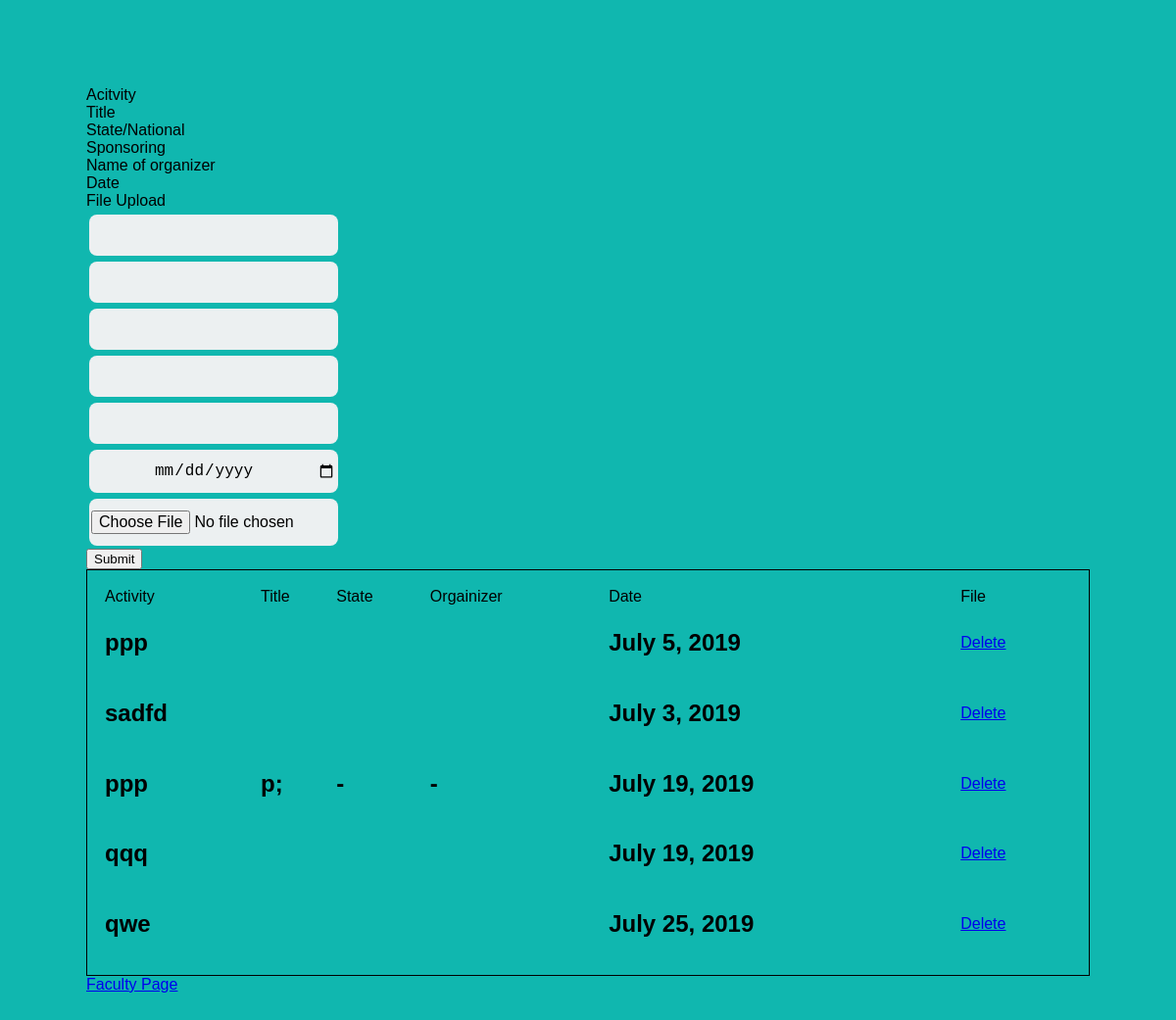
Screenshot of /conf/ (signed in) with the database file from the repository.
### Run/models.py (models this page shows, shortened)
class Conferences(models.Model):
    profile1=models.ForeignKey(Profile,on_delete=models.CASCADE,related_name='pro',null=True)
    activity=models.CharField(max_length=1000)
    title=models.CharField(max_length=1000)
    state=models.CharField(max_length=1000)
    sponsor=models.CharField(max_length=1000)
    organizer=models.CharField(max_length=1000)
    date=models.DateField(null=True)
    file=models.FileField(blank=True,null=True)

### Run/views.py (the view, shortened to what this page needs)
# urls.py: path('conf/',views.Conf.as_view(),name='conf'),
class Conf(View):
    template='Run/conf.html'
    def get(self,request):
        if request.user.is_authenticated:
            profile=Profile.objects.get(user=request.user)
            conference=Conferences.objects.filter(profile1=profile)
            return render(request,self.template,{"confo":conference})
        else:
            return render(request,'Run/postlogin.html',{})

### Run/templates/Run/conf.html (shortened to what this page needs)
<!DOCTYPE html>
<html lang="en">
<head>
    {%load static%}
    <link rel="stylesheet" href="{%static 'Run/style.css'%}">
</head>
<body>
  {%block body%}
<form method="post" action="">
  <table>
<td><input type="text" name="activity"></td>
<br>
<td> <input type="text" name="title"></td>
<br>
<td><input type="text" name="state"></td>
<br>
<td><input type="text" name="sponsor"></td>
<br>
<td><input type="text" name="organizer"></td>
<br>
<td><input type="date" name="date"></td>
<br>
<td><input type="file" name="file"></td>
<br>
</table>
<button type="submit">Submit</button>
</form>
<table style="width:100%;padding: 15px;text-align: left; border: 1px solid black;">
<tr>
  <td>Activity</td>
  <td>Title</td>
  <td>State</td>
  <td>Orgainizer</td>
  <td>Date</td>
  <td>File</td>
</tr>
{%for confi in confo%}
  <tr>
<td><h2>{{confi.activity}}</h2></td>
<td><h2>{{confi.title}}</h2></td>
<td><h2>{{confi.state}}</h2></td>
<td><h2>{{confi.organizer}}</h2></td>
<td><h2>{{confi.date}}</h2></td>
<form method="post">
        <td><a href="{{confi.id}}">Delete</a></td>
      </form>
</tr>
{%endfor%}
</table>
{%endblock%}
<a href ="{%url 'Run:faculty'%}">Faculty Page</a>
</body>
</html>

### Run/static/Run/style.css (style rules this page uses)
body { font-family: Arial; background-color: #10b7af; padding: 80px; }
input { text-align: center; background-color: #ECF0F1; border: 2px solid transparent; border-radius: 8px; font-size: 16px; font-weight: 200; padding: 10px 0; width: 250px; }

### rows the page displays
Conferences: activity "ppp", date "July 5, 2019"
Conferences: activity "sadfd", date "July 3, 2019"
Conferences: activity "ppp", title "p;", state "-", organizer "-", date "July 19, 2019"
Conferences: activity "qqq", date "July 19, 2019"
Conferences: activity "qwe", date "July 25, 2019"
